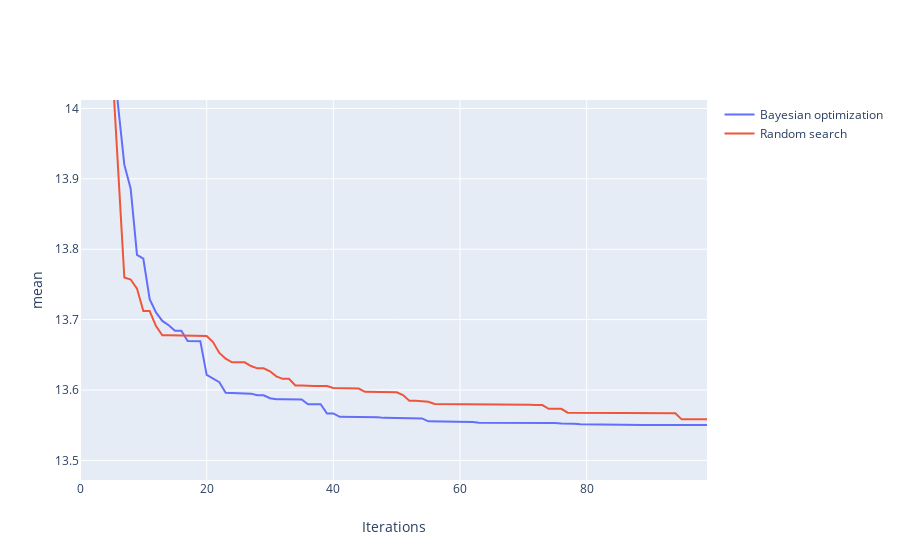

Write notebook code for a chart like this one.
### Code cell
visualize_hopt_exp_results(results_50, show='mean')
